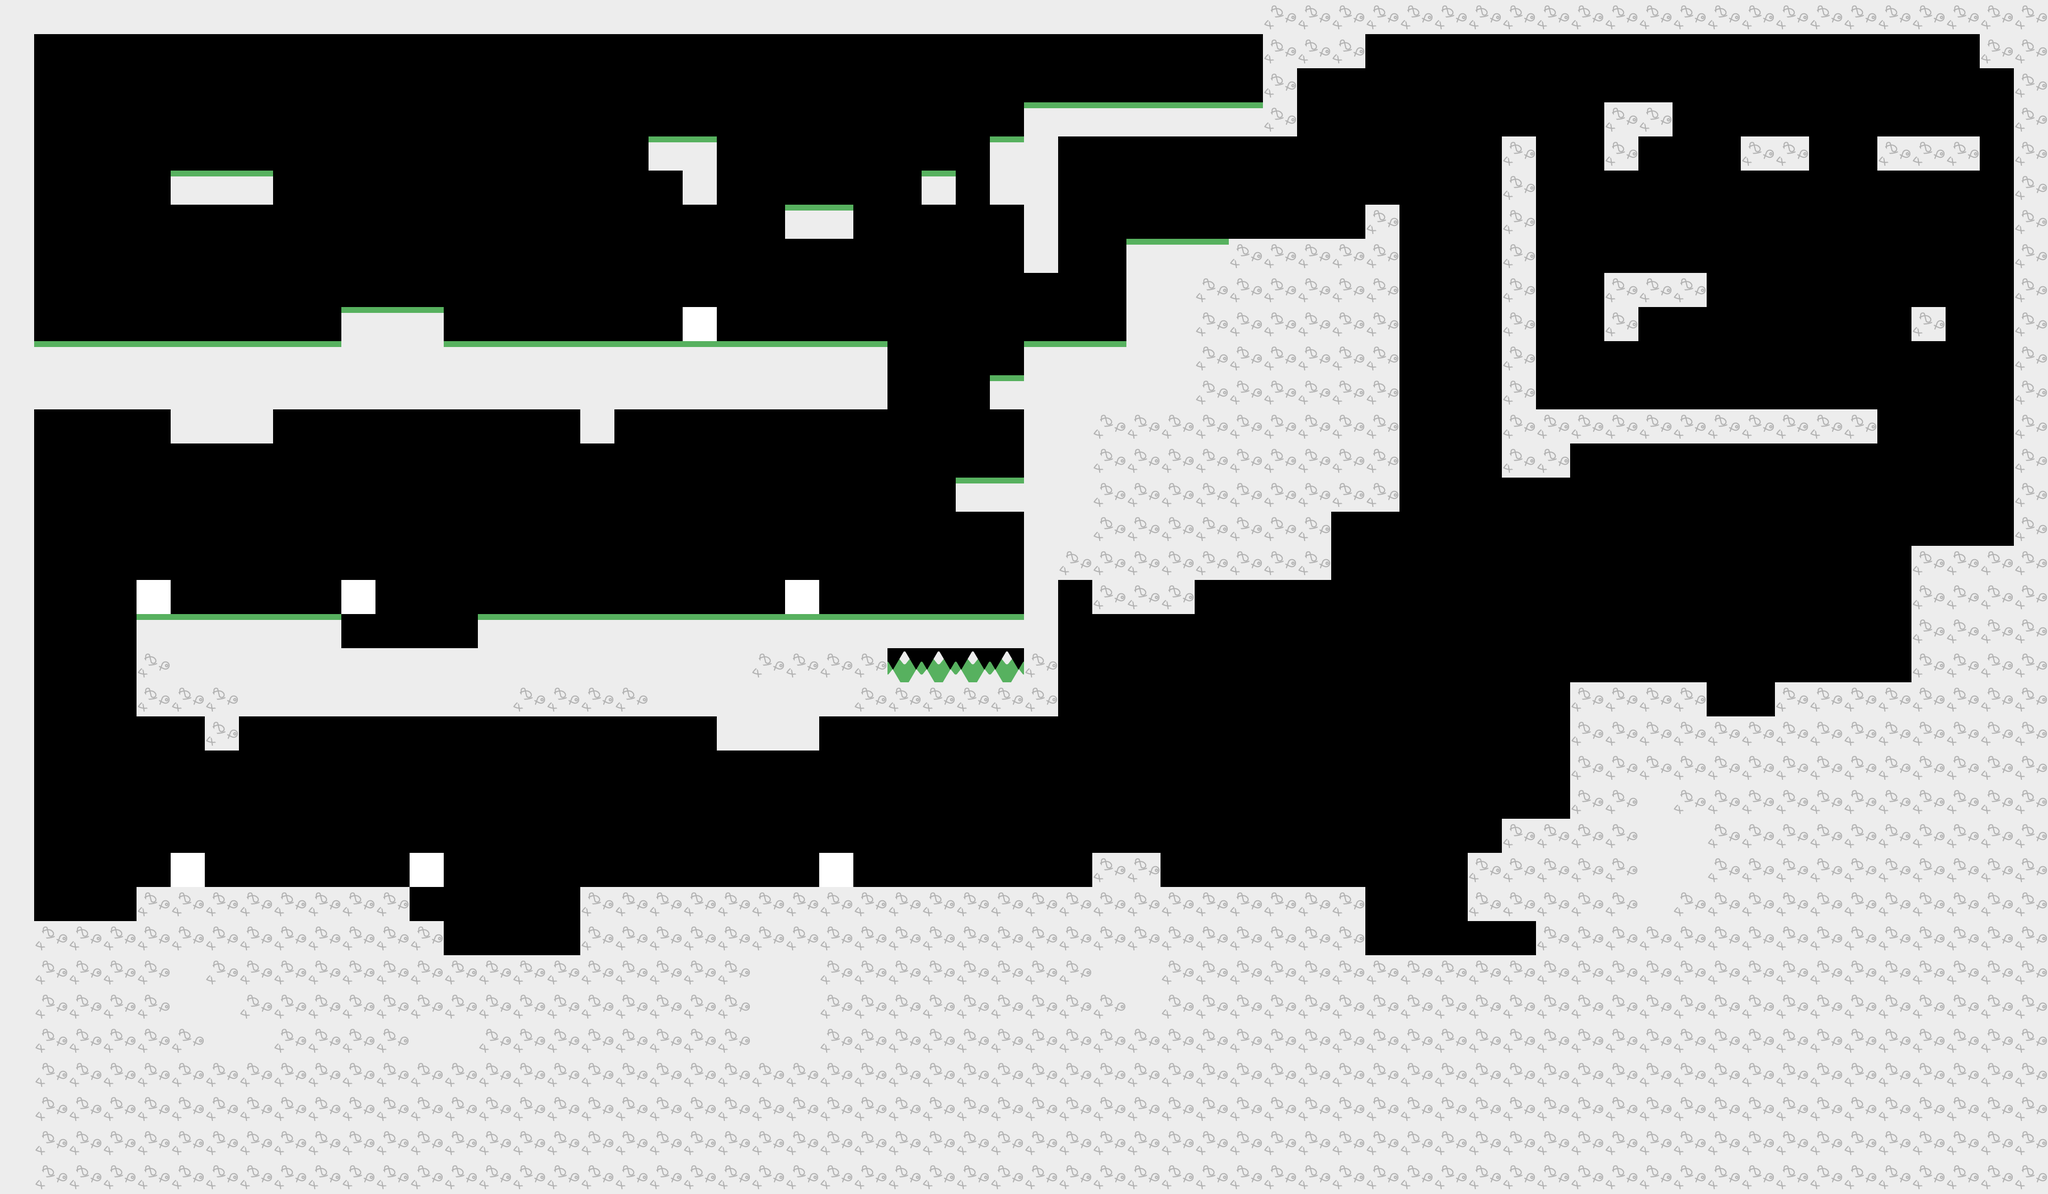

Rendered tile map (Tiled .tmx) drawn with the repository's tilesets; below, a short description and the map source with its tile grids summarised:
An orthogonal 60x35 tile map with 64x64 px tiles, 2 tile layers (Enemy Collision Layer, Tile Layer 1), 1 hidden layer not drawn, 2 tilesets and 28 objects (7x breakable, 6x frog, 5x lava, 4x water, spawn, ...).

<map version="1.0" orientation="orthogonal" renderorder="right-down" width="60" height="35" tilewidth="64" tileheight="64" nextobjectid="51">
 <tileset firstgid="1" name="tileset" tilewidth="64" tileheight="64" tilecount="18" columns="18">
  <image source="../../assets/realTileset/TileSpritesheet.png" width="1152" height="64" />
 </tileset>
 <tileset firstgid="19" name="enemyTileset" tilewidth="64" tileheight="64" tilecount="6" columns="6">
  <image source="../../assets/realTileset/EnemySpritesheet.png" width="384" height="64" />
 </tileset>
 <layer name="Background Layer" width="60" height="35" visible="0">
  <data>[2100 cells, 1000 non-empty, 1 distinct tile ids]</data>
 </layer>
 <layer name="Enemy Collision Layer" width="60" height="35">
  <data>[2100 cells, 7 non-empty, 1 distinct tile ids]</data>
 </layer>
 <layer name="Tile Layer 1" width="60" height="35">
  <data>[2100 cells, 1030 non-empty, 4 distinct tile ids]</data>
 </layer>
 <objectgroup name="spawn">
  <object id="16" name="spawn" gid="16" x="128" y="640" width="64" height="64" />
 </objectgroup>
 <objectgroup name="goal">
  <object id="33" name="goal" gid="18" x="2048" y="192" width="64" height="64" />
 </objectgroup>
 <objectgroup name="lethalBlocks">
  <object id="18" name="lava" gid="10" x="64" y="1728" width="64" height="64" />
  <object id="19" name="lava" gid="10" x="128" y="1728" width="64" height="64" />
  <object id="20" name="lava" gid="10" x="192" y="1728" width="64" height="64" />
  <object id="37" name="lava" gid="10" x="3200" y="1344" width="64" height="64" />
  <object id="38" name="lava" gid="10" x="3264" y="1344" width="64" height="64" />
  <object id="39" name="water" gid="11" x="640" y="1216" width="64" height="64" />
  <object id="40" name="water" gid="11" x="768" y="1216" width="64" height="64" />
  <object id="42" name="water" gid="11" x="704" y="1216" width="64" height="64" />
  <object id="43" name="water" gid="11" x="832" y="1216" width="64" height="64" />
 </objectgroup>
 <objectgroup name="supers">
  <object id="30" name="highJump" gid="6" x="2816" y="1792" width="64" height="64" />
  <object id="31" name="stomp" gid="8" x="961.333" y="1790.67" width="64" height="64" />
  <object id="32" name="longJump" gid="7" x="1154" y="1152" width="64" height="64" />
  <object id="44" name="shoot" gid="9" x="704" y="576" width="64" height="64" />
 </objectgroup>
 <objectgroup name="breakable">
  <object id="22" name="breakable" gid="5" x="2688" y="1728" width="64" height="64" />
  <object id="23" name="breakable" gid="5" x="2560" y="1728" width="64" height="64" />
  <object id="24" name="breakable" gid="5" x="2624" y="1728" width="64" height="64" />
  <object id="25" name="breakable" gid="5" x="3648" y="640" width="64" height="64" />
  <object id="34" name="breakable" gid="5" x="3712" y="640" width="64" height="64" />
  <object id="35" name="breakable" gid="5" x="1984" y="512" width="64" height="64" />
  <object id="36" name="breakable" gid="5" x="2048" y="512" width="64" height="64" />
 </objectgroup>
 <objectgroup name="enemies">
  <object id="45" name="frog" gid="19" x="1152" y="640" width="64" height="64" />
  <object id="46" name="frog" gid="19" x="512" y="1152" width="64" height="64" />
  <object id="47" name="frog" gid="19" x="640" y="1664" width="64" height="64" />
  <object id="48" name="frog" gid="19" x="512" y="1664" width="64" height="64" />
  <object id="49" name="frog" gid="19" x="1920" y="1664" width="64" height="64" />
  <object id="50" name="frog" gid="19" x="1792" y="1152" width="64" height="64" />
 </objectgroup>
</map>